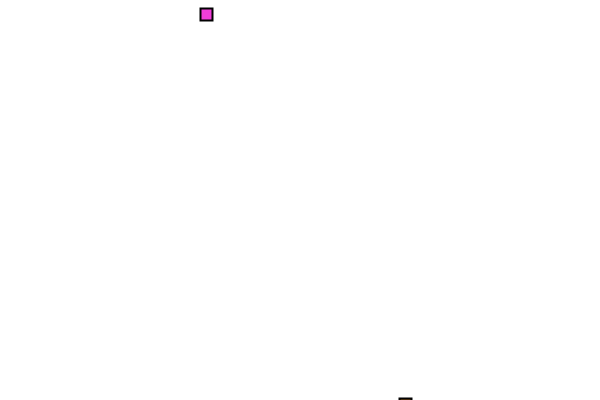
Frame 1 (no input)
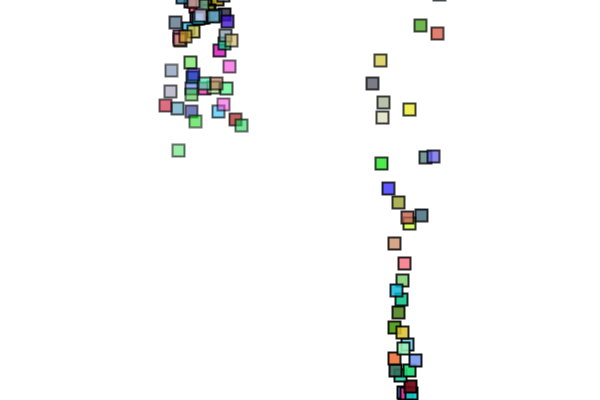
Frame 60 (the mouse pressed at the canvas centre just before this capture)
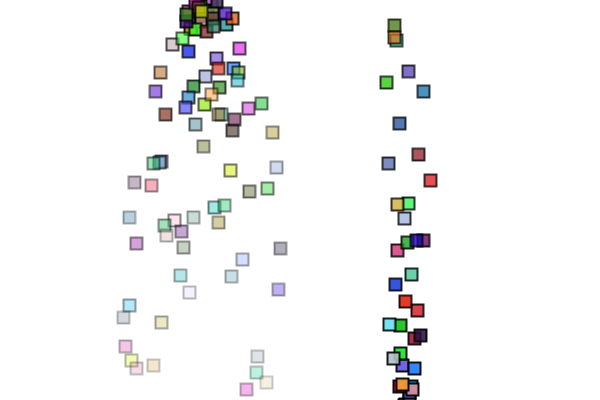
Frame 120 (the mouse held since frame 60 and released just before this capture)

The Processing sketch that drew these frames (run headless with seeded random() and noise(); from frame 60 on, the mouse is pressed at the canvas centre):

// Processing sketch: aula14_g2_ex6
// ── aula14_g2_ex6.pde
//4.6
ParticleSystem ps, psd;
void setup() {
  size(600,400);
  ps = new ParticleSystem(new PVector(200,10));
  psd = new ParticleSystem(new PVector(400,400));
}
void draw() {
  background(255);
  PVector gravity = new PVector(0,0.1);
  PVector gravity2 = new PVector(0,-0.5);
  ps.applyForce(gravity);
  psd.applyForce(gravity2);
  
  ps.addParticle();
  ps.run();
  
  psd.addParticle();
  psd.run();
}

// ── Particle.pde
class Particle {
  PVector position;
  PVector velocity;
  PVector acceleration;
  float lifespan;
  
  float mass = 1; // Let's do something better here!
  float r,g,b;

  Particle(PVector l) {
    acceleration = new PVector(0,0);
    velocity = new PVector(random(-1,1),random(-2,0));
    position = l.get();
    lifespan = 255.0;
    r=random(255);g=random(255);b=random(255);
  }

  void run() {
    update();
    display();
  }

  void applyForce(PVector force) {
    PVector f = force.get();
    f.div(mass);   
    acceleration.add(f);
  }

  // Method to update position
  void update() {
    velocity.add(acceleration);
    position.add(velocity);
    acceleration.mult(0);
    lifespan -= 2.0;
  }

  void display() {
    stroke(0,lifespan);
    strokeWeight(2);
    fill(r,g,b,lifespan);
    rect(position.x,position.y,12,12);
  }

  boolean isDead() {
    if (lifespan < 0.0) {
      return true;
    } else {
      return false;
    }
  }
}

// ── ParticleSystem.pde
// The Nature of Code
// Daniel Shiffman
// http://natureofcode.com

class ParticleSystem {
  ArrayList<Particle> particles;
  PVector origin;

  ParticleSystem(PVector position) {
    origin = position.get();
    particles = new ArrayList<Particle>();
  }

  void addParticle() {
    particles.add(new Particle(origin));
  }

  // A function to apply a force to all Particles
  void applyForce(PVector f) {
    for (Particle p: particles) {
      p.applyForce(f);
    }
  }

  void run() {
    for (int i = particles.size()-1; i >= 0; i--) {
      Particle p = particles.get(i);
      p.run();
      if (p.isDead()) {
        particles.remove(i);
      }
    }
  }
}
